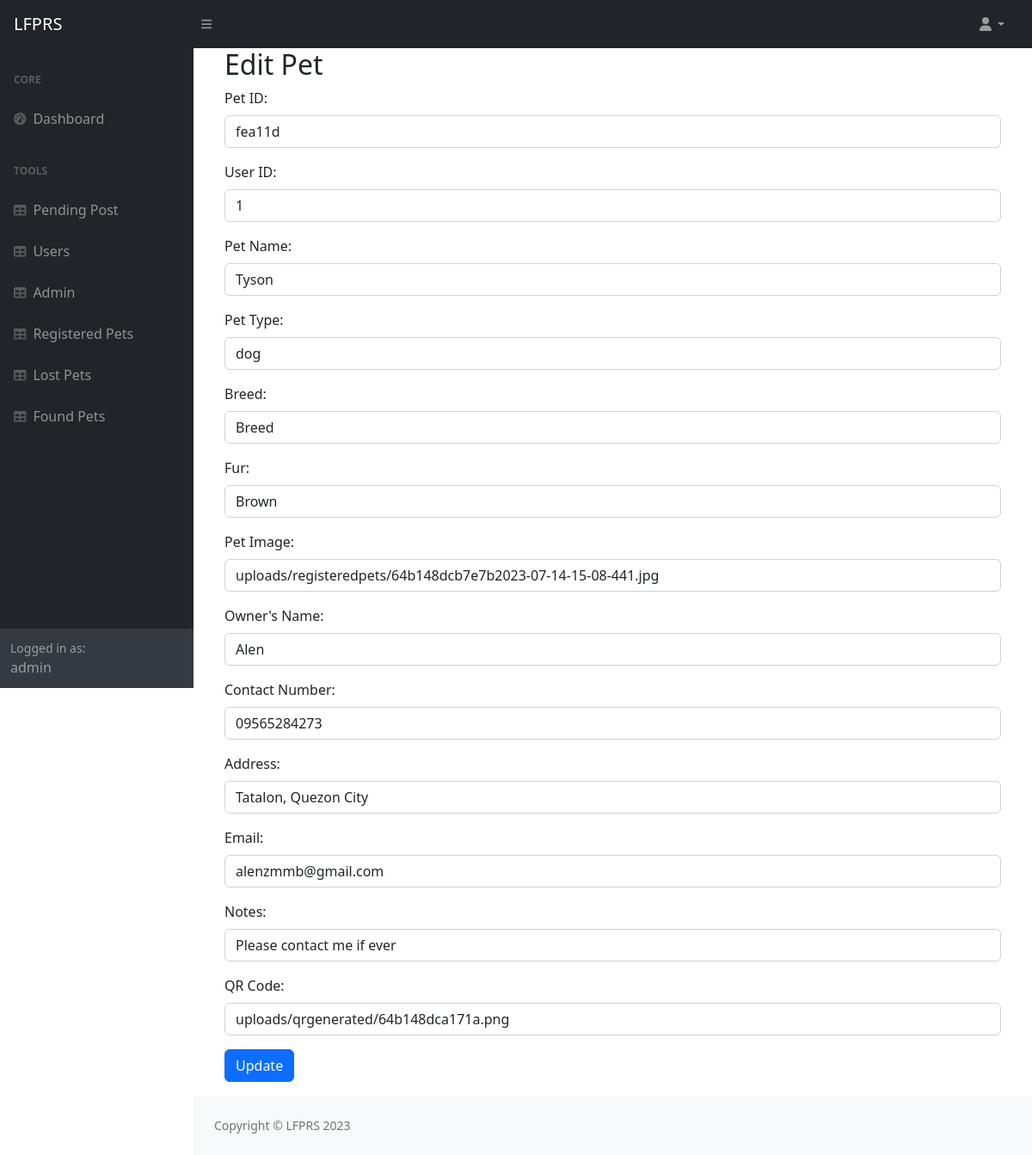
The app's page /admin/editregister.php?id=23 (signed in), older data.
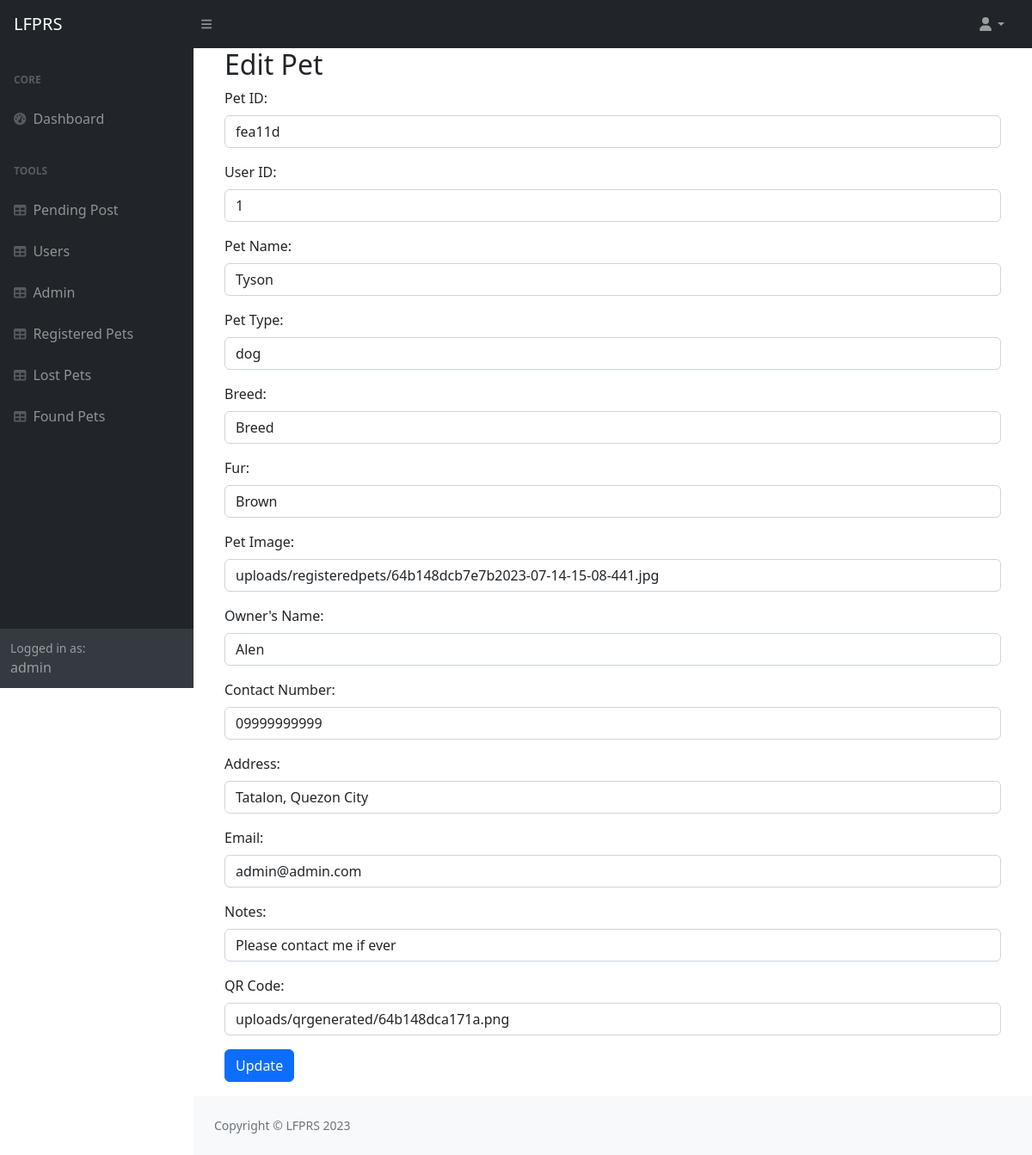
The same page, newer data.
### tables this page shows
CREATE TABLE `registerpet` (
  `id` int(11) NOT NULL,
  `petid` varchar(255) NOT NULL,
  `userid` int(11) NOT NULL,
  `petname` varchar(255) NOT NULL,
  `pet` varchar(255) NOT NULL,
  `breed` varchar(255) NOT NULL,
  `fur` varchar(255) NOT NULL,
  `petimage` varchar(255) NOT NULL,
  `ownersname` varchar(255) NOT NULL,
  `contactnumber` varchar(255) NOT NULL,
  `address` varchar(255) NOT NULL,
  `email` varchar(255) NOT NULL,
  `notes` varchar(255) NOT NULL,
  `qr` varchar(255) NOT NULL,
  `date` date NOT NULL
);

### admin/editregister.php (the view, shortened to what the changed rows need)
<?php
        include("../config.php");
        ?>
<!DOCTYPE html>
<html lang="en">
    <head>
        <link href="https://cdn.jsdelivr.net/npm/simple-datatables@7.1.2/dist/style.min.css" rel="stylesheet" />
        <link href="css/styles.css" rel="stylesheet" />
    </head>
    <body class="sb-nav-fixed">
        <div id="layoutSidenav">
            <div id="layoutSidenav_content">
                <main>
                    <div class="container-fluid px-4">
                       <?php
                $id = $_GET['id'];
$sql = "SELECT * FROM registerpet WHERE id=?";
$stmt = $db->prepare($sql);
$stmt->bind_param('i', $id);
$stmt->execute();
$result = $stmt->get_result();
$row = $result->fetch_assoc();
                    ?>
                    <div class="container">
        <h2>Edit Pet</h2>
        <form method="POST" action="">
            <div class="mb-3">
                <label for="petid" class="form-label">Pet ID:</label>
                <input type="text" class="form-control" name="petid" value="<?php echo $row['petid']; ?>" required>
            </div>
            <div class="mb-3">
                <label for="userid" class="form-label">User ID:</label>
                <input type="text" class="form-control" name="userid" value="<?php echo $row['userid']; ?>" required>
            </div>
            <div class="mb-3">
                <label for="petname" class="form-label">Pet Name:</label>
                <input type="text" class="form-control" name="petname" value="<?php echo $row['petname']; ?>" required>
            </div>
            <div class="mb-3">
                <label for="pet" class="form-label">Pet Type:</label>
                <input type="text" class="form-control" name="pet" value="<?php echo $row['pet']; ?>" required>
            </div>
            <div class="mb-3">
                <label for="breed" class="form-label">Breed:</label>
                <input type="text" class="form-control" name="breed" value="<?php echo $row['breed']; ?>" required>
            </div>
            <div class="mb-3">
                <label for="fur" class="form-label">Fur:</label>
                <input type="text" class="form-control" name="fur" value="<?php echo $row['fur']; ?>" required>
            </div>
            <div class="mb-3">
                <label for="petimage" class="form-label">Pet Image:</label>
                <input type="text" class="form-control" name="petimage" value="<?php echo $row['petimage']; ?>" required>
            </div>
            <div class="mb-3">
                <label for="ownersname" class="form-label">Owner's Name:</label>
                <input type="text" class="form-control" name="ownersname" value="<?php echo $row['ownersname']; ?>" required>
            </div>
            <div class="mb-3">
                <label for="contactnumber" class="form-label">Contact Number:</label>
                <input type="text" class="form-control" name="contactnumber" value="<?php echo $row['contactnumber']; ?>" required>
            </div>
            <div class="mb-3">
                <label for="address" class="form-label">Address:</label>
                <input type="text" class="form-control" name="address" value="<?php echo $row['address']; ?>" required>
            </div>
            <div class="mb-3">
                <label for="email" class="form-label">Email:</label>
                <input type="email" class="form-control" name="email" value="<?php echo $row['email']; ?>" required>
            </div>
            <div class="mb-3">
                <label for="notes" class="form-label">Notes:</label>
                <input type="text" class="form-control" name="notes" value="<?php echo $row['notes']; ?>">
            </div>
            <div class="mb-3">
                <label for="qr" class="form-label">QR Code:</label>
                <input type="text" class="form-control" name="qr" value="<?php echo $row['qr']; ?>" required>
            </div>
        </form>
    </div>
                    </div>
            </div>
        </div>
    </body>
</html>

Row changes from the older to the newer data that the page shows:
changed registerpet "fea11d": contactnumber "09565284273" → "09999999999"; email "alenzmmb@gmail.com" → "admin@admin.com"
